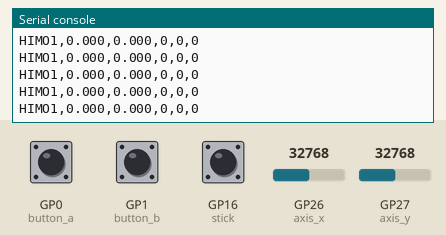
A program run on a simulated Raspberry Pi Pico running CircuitPython. Parts: the last lines printed to the serial console. Inputs (shaded band) come from the test bench; at power-on: GP26 (axis_x) = 32768, GP27 (axis_y) = 32768, GP0 (button_a) HIGH, GP1 (button_b) HIGH, GP16 (stick) HIGH (analog values on the 0–65535 scale).

Above: at 1.2 s.
1.3 s: GP26 (axis_x) set to 45874
At 1.33 s:
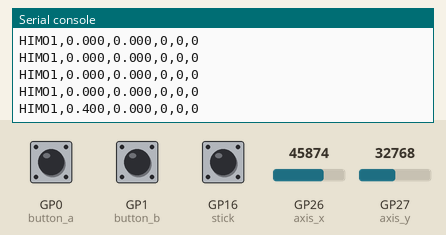
2.8 s: GP27 (axis_y) set to 45874
At 2.8 s:
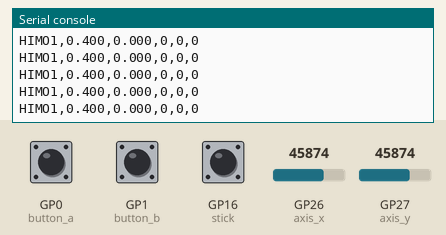
4.3 s: GP0 (button_a) pulled LOW for 0.15 s
At 4.36 s:
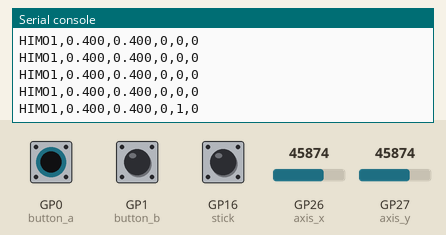
5.9 s: GP1 (button_b) pulled LOW for 0.15 s
At 5.93 s:
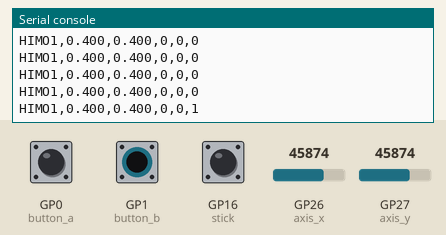
7.5 s: GP16 (stick) pulled LOW for 0.15 s
At 7.55 s:
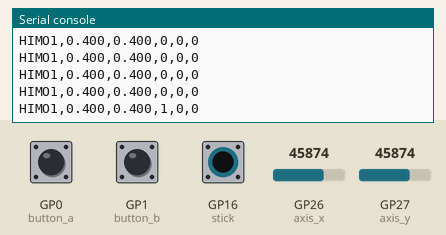
9.1 s: GP26 (axis_x) set to 57670
At 9.12 s:
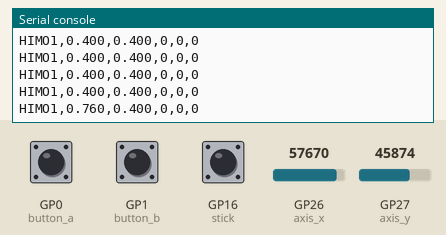
Timing chart, 0 to 11.6 s (numbered marks = the images above; inputs shaded):
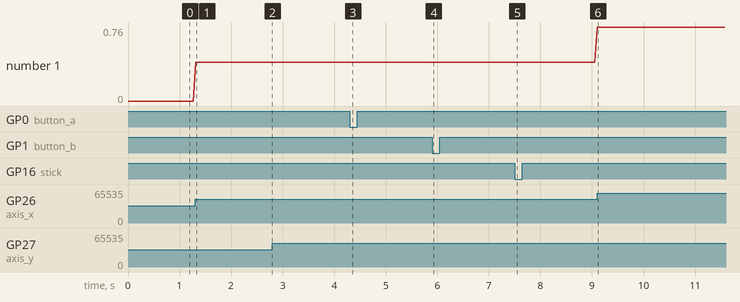

Measured:
- after the input at 1.3 s, the serial console: prints a new line at once (image 1)
- after the input at 4.3 s, the serial console: prints a new line after 0.05 s (image 3)
- after the input at 5.9 s, the serial console: prints a new line at once (image 4)
- after the input at 7.5 s, the serial console: prints a new line at once (image 5)
- after the input at 9.1 s, the serial console: prints a new line at once (image 6)
- plotted number 1: 0 → 0.4 after the input at 1.3 s, 0.4 → 0.76 after the input at 9.1 s

The program:

code.py
```python
"""Pico / Pico W CircuitPython USB controller for the himoparty PWA.

Uses the same GPIO wiring as raspberry_pi/code.py (the original Wi-Fi version).
No additional libraries, Wi-Fi credentials or PC server are required.
"""
import time
import board
import usb_cdc
from analogio import AnalogIn
from digitalio import DigitalInOut, Pull

axis_x = AnalogIn(board.GP26)
axis_y = AnalogIn(board.GP27)
stick = DigitalInOut(board.GP16)
button_a = DigitalInOut(board.GP0)
button_b = DigitalInOut(board.GP1)
for button in (stick, button_a, button_b):
    button.pull = Pull.UP

serial = usb_cdc.data
if serial is None:
    raise RuntimeError("Copy boot.py too, then unplug and reconnect USB.")
serial.write_timeout = 0.1


def normalize(value):
    return max(-1.0, min(1.0, (value - 32768) / 32768))


def packet():
    # Explicit protocol marker + normalized axes + three active-high buttons.
    return "HIMO1,{:.3f},{:.3f},{},{},{}\n".format(
        normalize(axis_x.value), normalize(axis_y.value),
        int(not stick.value), int(not button_a.value), int(not button_b.value)
    ).encode("ascii")


while True:
    if serial.connected:
        try:
            data = packet()
            sent = 0
            while sent < len(data) and serial.connected:
                count = serial.write(data[sent:])
                if not count:
                    # Separate an interrupted packet from the next complete one.
                    serial.write(b"\n")
                    break
                sent += count
        except OSError:
            pass  # The browser can close/reopen its port without restarting the board.
    time.sleep(0.05)
```
